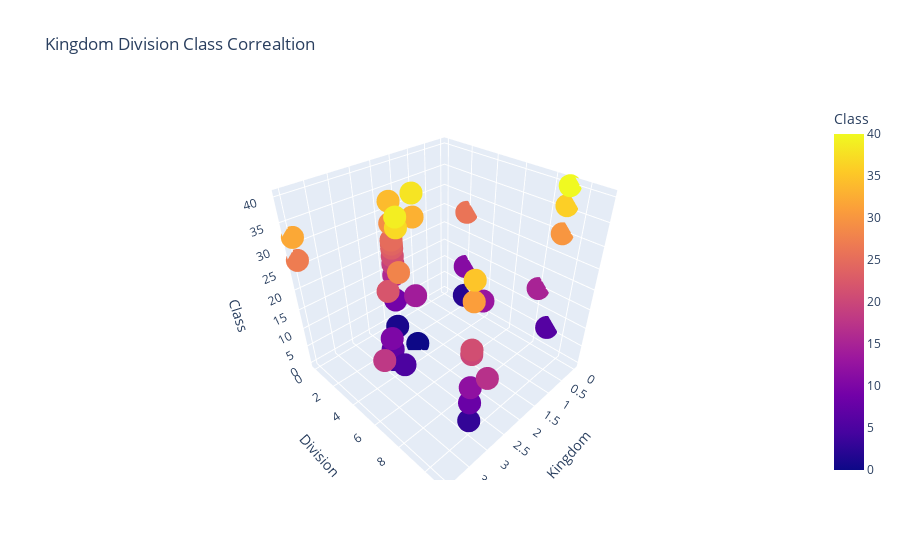

Notebook code cell kept with this figure:
### Code cell
px.scatter_3d(df_numerized, x = "Kingdom", y = "Division", z = "Class", color = "Class", title = "Kingdom Division Class Correaltion")

### Figure 1 — Plotly figure (JSON) as saved in the notebook; plotly's stock layout.template omitted (floating-point values rounded to 4 significant figures; data arrays with more than 128 entries replaced by an {"elided": "..."} marker saying what was removed)
{"data": [{"hovertemplate": "Kingdom=%{x}<br>Division=%{y}<br>Class=%{marker.color}<extra></extra>", "legendgroup": "", "marker": {"color": {"elided": "17738 int values"}, "coloraxis": "coloraxis", "symbol": "circle"}, "mode": "markers", "name": "", "scene": "scene", "showlegend": false, "type": "scatter3d", "x": {"elided": "17738 int values"}, "y": {"elided": "17738 int values"}, "z": {"elided": "17738 int values"}}], "layout": {"coloraxis": {"colorbar": {"title": {"text": "Class"}}, "colorscale": [[0, "#0d0887"], [0.1111, "#46039f"], [0.2222, "#7201a8"], [0.3333, "#9c179e"], [0.4444, "#bd3786"], [0.5556, "#d8576b"], [0.6667, "#ed7953"], [0.7778, "#fb9f3a"], [0.8889, "#fdca26"], [1, "#f0f921"]]}, "legend": {"tracegroupgap": 0}, "scene": {"domain": {"x": [0, 1], "y": [0, 1]}, "xaxis": {"title": {"text": "Kingdom"}}, "yaxis": {"title": {"text": "Division"}}, "zaxis": {"title": {"text": "Class"}}}, "title": {"text": "Kingdom Division Class Correaltion"}}}
